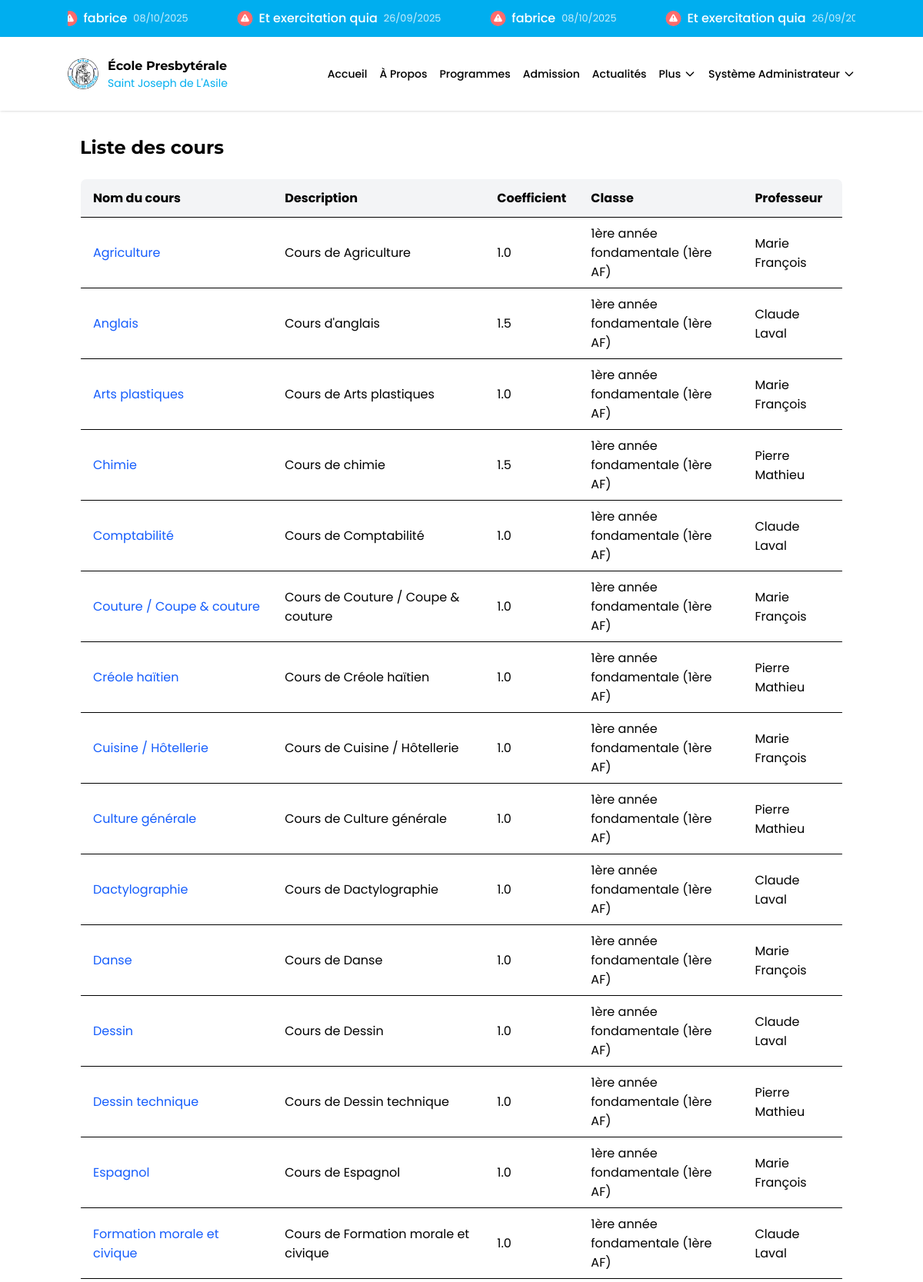
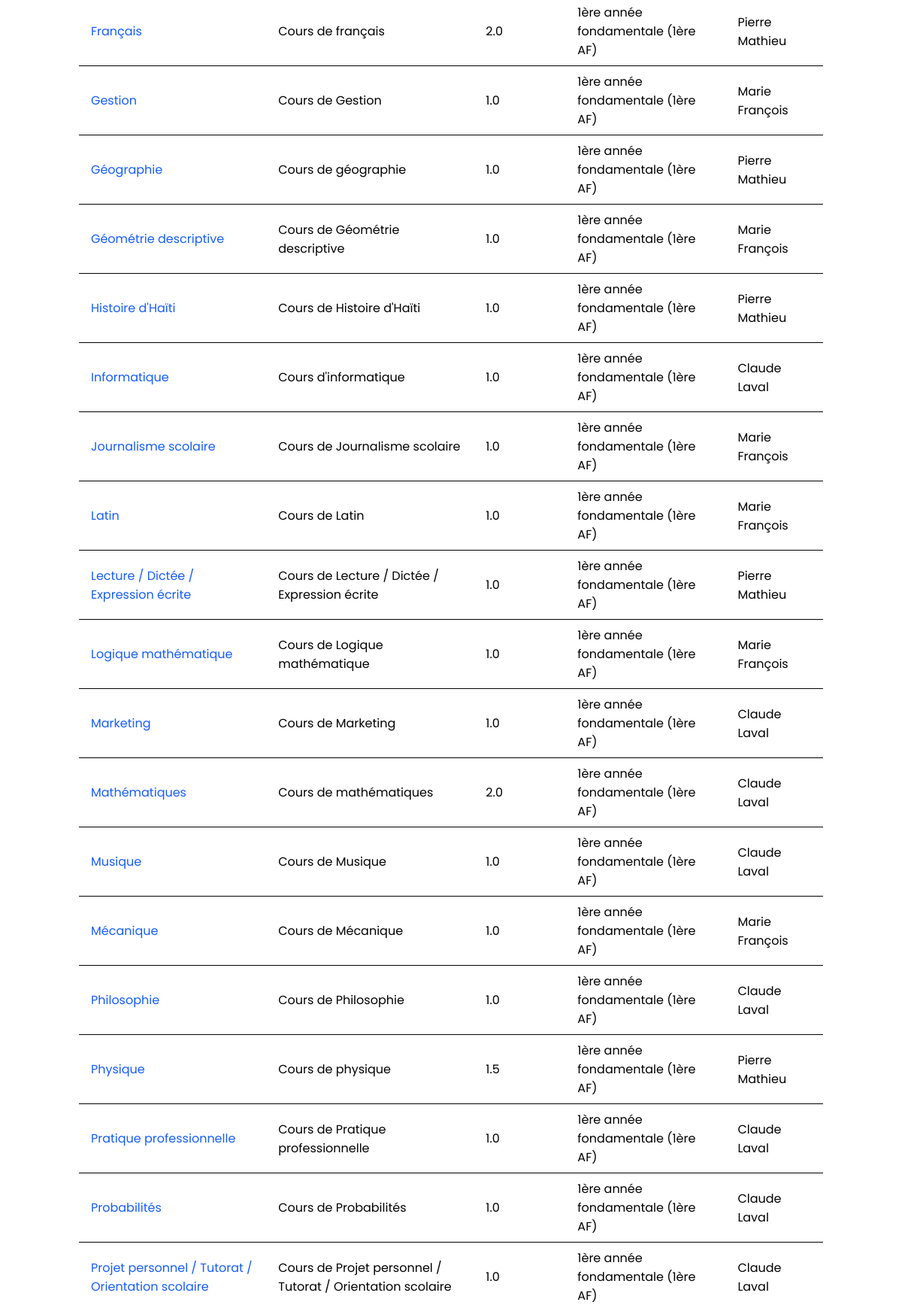
Page /cours/ (signed in, upper part) on the committed database (2 pictures, top to bottom).
### models.py (models this page shows, shortened)
class Annonce(db.Model):
    __tablename__ = 'annonces'
    id = db.Column(db.Integer, primary_key=True)
    titre = db.Column(db.String(100), nullable=False)
    contenu = db.Column(db.Text, nullable=False)
    date_creation = db.Column(db.DateTime, default=datetime.utcnow)
    date_expiration = db.Column(db.Date)
    public = db.Column(db.Boolean, default=True)
    important = db.Column(db.Boolean, default=False)

class Enseignement(db.Model):
    __tablename__ = 'enseignements'
    id = db.Column(db.Integer, primary_key=True)
    cours_id = db.Column(db.Integer, db.ForeignKey('cours.id'), nullable=False)
    classe_id = db.Column(db.Integer, db.ForeignKey('classes.id'), nullable=False)
    professeur_id = db.Column(db.Integer, db.ForeignKey('users.id'), nullable=False)
    annee_scolaire = db.Column(db.String(9), nullable=False)
    classe = db.relationship('Classe', backref=db.backref('enseignements', lazy=True))
    professeur = db.relationship('User', backref=db.backref('enseignements', lazy=True))

class Cours(db.Model):
    __tablename__ = 'cours'
    id = db.Column(db.Integer, primary_key=True)
    code = db.Column(db.String(10), unique=True, nullable=False)
    nom = db.Column(db.String(100), nullable=False)
    description = db.Column(db.Text)
    coefficient = db.Column(db.Float, default=1.0)
    enseignements = db.relationship('Enseignement', backref='cours', lazy=True)

class Classe(db.Model):
    __tablename__ = 'classes'
    id = db.Column(db.Integer, primary_key=True)
    nom = db.Column(db.String(50), nullable=False)
    niveau = db.Column(db.String(20), nullable=False)
    annee_scolaire = db.Column(db.String(9), nullable=False)
    capacite = db.Column(db.Integer, default=30)
    salle = db.Column(db.String(20))

### modules/cours.py (the view)
@cours_blueprint.route('/')
@login_required
def liste():
    from models import User
    enseignements = (
        db.session.query(Enseignement, Cours, Classe, User)
        .join(Cours, Enseignement.cours_id == Cours.id)
        .join(Classe, Enseignement.classe_id == Classe.id)
        .join(User, Enseignement.professeur_id == User.id)
        .order_by(Classe.niveau, Classe.nom, Cours.nom)
        .all()
    )
    cours_list = []
    for ens, cours, classe, prof in enseignements:
        professeur_nom = f"{prof.prenom} {prof.nom}".strip()
        cours_list.append({
            'id': cours.id,
            'nom': cours.nom,
            'description': cours.description,
            'coefficient': cours.coefficient,
            'classe_nom': classe.nom,
            'professeur_nom': professeur_nom
        })
    return render_template('cours/liste.html', cours=cours_list)

### app.py (called while the page is built)
@login_manager.user_loader
def load_user(user_id):
    return User.query.get(int(user_id))

### templates/cours/liste.html (shortened to what this page needs)
{% extends 'base.html' %}
{% block content %}
<div class="container mx-auto px-4 py-8">
    <h1 class="text-2xl font-bold mb-6">Liste des cours</h1>
    <div class="overflow-x-auto">
        <table class="min-w-full bg-white border border-gray-200 rounded-lg overflow-hidden">
            <thead>
                <tr class="bg-gray-100">
                    <th class="py-3 px-4 border-b text-left">Nom du cours</th>
                    <th class="py-3 px-4 border-b text-left">Description</th>
                    <th class="py-3 px-4 border-b text-left">Coefficient</th>
                    <th class="py-3 px-4 border-b text-left">Classe</th>
                    <th class="py-3 px-4 border-b text-left">Professeur</th>
                </tr>
            </thead>
            <tbody>
                {% for cours in cours %}
                <tr class="border-b hover:bg-gray-50">
                    <td class="py-2 px-4">
                        <a href="{{ url_for('cours.details', cours_id=cours.id) }}" class="text-blue-600 hover:underline">
                            {{ cours.nom }}
                        </a>
                    </td>
                    <td class="py-2 px-4">{{ cours.description or '-' }}</td>
                    <td class="py-2 px-4">{{ cours.coefficient }}</td>
                    <td class="py-2 px-4">{{ cours.classe_nom }}</td>
                    <td class="py-2 px-4">{{ cours.professeur_nom or '-' }}</td>
                </tr>
                {% else %}
                <tr>
                    <td colspan="5" class="py-4 px-4 text-center text-gray-500">Aucun cours trouvé.</td>
                </tr>
                {% endfor %}
            </tbody>
        </table>
    </div>
</div>
{% endblock %}

### templates/base.html (shortened to what this page needs)
<html lang="en">
   <head>
      <script src="https://cdn.jsdelivr.net/npm/@tailwindcss/browser@4"></script>
      <link href="https://unpkg.com/aos@2.3.1/dist/aos.css" rel="stylesheet">
   </head>
   <body>
      <div id="root">
         {% if annonces and annonces|length > 0 %}
         <div class="ticker-wrap w-full">
            <div class="ticker container mx-auto">
               <div class="ticker-track" id="ticker-track">
                  {% for annonce in annonces %}
                  <div class="ticker-item">
                     <a href="{{ url_for('communication.details_annonce', annonce_id=annonce.id) }}" class="ticker-link">
                        {% if annonce.important is defined and annonce.important %}
                        <span class="ticker-icon important">
                        </span>
                        {% else %}
                        <span class="ticker-icon">
                           <svg xmlns="http://www.w3.org/2000/svg" viewBox="0 0 20 20" fill="currentColor">
                              <path fill-rule="evenodd" d="M18 3a1 1 0 00-1.447-.894L8.763 6H5a3 3 0 000 6h.28l1.771 5.316A1 1 0 008 18h1a1 1 0 001-1v-4.382l6.553 3.276A1 1 0 0018 15V3z" clip-rule="evenodd" />
                           </svg>
                        </span>
                        {% endif %}
                        <span class="ticker-title">{{ annonce.titre }}</span>
                        <span class="ticker-date">{{ annonce.date_creation.strftime('%d/%m/%Y') }}</span>
                     </a>
                  </div>
                  {% endfor %}
               </div>
            </div>
         </div>
         {% endif %}
         <header class="sticky top-0 z-50 w-full bg-white/90 backdrop-blur-md shadow-sm">
            <div class="container mx-auto">
               <div class="flex h-24 items-center justify-between">
                     <div class="flex items-center">
                        <a href="#" class="flex items-center">
                           <img src="/static/assets/logo.jpg" alt="École Presbytérale Saint Joseph de L'Asile" class="h-10 w-10 rounded-full">
                           <div class="ml-3">
                              <h1 class="text-sm font-bold text-black md:text-base">École Presbytérale</h1>
                              <p class="text-xs text-[#00AEEF] md:text-sm">Saint Joseph de L'Asile</p>
                           </div>
                        </a>
                     </div>
                     <nav class="hidden lg:flex lg:items-center lg:space-x-4">
                       <a href="{{ url_for('accueil') }}" class="text-sm font-medium text-black hover:text-[#00AEEF]">Accueil</a>
                       <a href="{{ url_for('a_propos') }}" class="text-sm font-medium text-black hover:text-[#00AEEF]">À Propos</a>
                       <a href="{{ url_for('programmes') }}" class="text-sm font-medium text-black hover:text-[#00AEEF]">Programmes</a>
                       <a href="{{ url_for('admission') }}" class="text-sm font-medium text-black hover:text-[#00AEEF]">Admission</a>
                       <a href="{{ url_for('evenements') }}" class="text-sm font-medium text-black hover:text-[#00AEEF]">Actualités</a>
                       <div class="relative group">
                           <button class="flex items-center text-sm font-medium text-black hover:text-[#00AEEF]">
                               Plus
                               <svg xmlns="http://www.w3.org/2000/svg" class="h-4 w-4 ml-1" fill="none" viewBox="0 0 24 24" stroke="currentColor">
                                   <path stroke-linecap="round" stroke-linejoin="round" stroke-width="2" d="M19 9l-7 7-7-7" />
                               </svg>
                           </button>
                       </div>
                       {% if session.get('user_id') %}
                           <div class="relative group">
                               <button class="flex items-center text-sm font-medium text-black hover:text-[#00AEEF]">
                                   {{ session.get('user_name', 'Utilisateur') }}
                                   <svg xmlns="http://www.w3.org/2000/svg" class="h-4 w-4 ml-1" fill="none" viewBox="0 0 24 24" stroke="currentColor">
                                       <path stroke-linecap="round" stroke-linejoin="round" stroke-width="2" d="M19 9l-7 7-7-7" />
                                   </svg>
                               </button>
                           </div>
                       {% else %}
                           <a href="{{ url_for('auth.login') }}" class="text-sm font-medium text-black hover:text-[#00AEEF]">Connexion</a>
                       {% endif %}
                       </nav>
                  </div>
               </div>
            </header>
            {% block content %}
            {% endblock %}
      </div>
   </body>
</html>

### templates/base.html (style rules this page uses)
body { font-family: 'Poppins', sans-serif; }
h1, h2, h3, h4, h5, h6 { font-family: 'Montserrat', sans-serif; }
.ticker-wrap { position: relative; background: #00AEEF; color: white; padding: 8px 0; overflow: hidden; margin: 0; z-index: 40; }
.ticker { position: relative; width: 100%; overflow: hidden; padding: 0 8px; }
.ticker-track { display: flex; position: relative; white-space: nowrap; }
.ticker-item { flex-shrink: 0; padding: 0 20px; }
.ticker-link { display: inline-flex; align-items: center; padding: 4px 12px; border-radius: 4px; color: white; text-decoration: none; transition: all 0.2s ease; }
.ticker-icon { display: inline-flex; align-items: center; justify-content: center; width: 20px; height: 20px; margin-right: 8px; background: rgba(255, 255, 255, 0.2); border-radius: 50%; }
.ticker-icon svg { width: 14px; height: 14px; color: white; }
.ticker-icon.important { background: #ff6b6b; }
.ticker-icon.important svg { color: white; }
.ticker-title { font-weight: 500; margin-right: 8px; }
.ticker-date { font-size: 0.8rem; opacity: 0.8; }

### rows in the picture
Annonce: important True (drawn), titre "fabrice", date_creation "08/10/2025"
Annonce: important True (drawn), titre "Et exercitation quia", date_creation "26/09/2025"
Enseignement: nom "Agriculture", description "Cours de Agriculture", coefficient "1.0", classe_nom "1ère année fondamentale (1ère AF)", professeur_nom "Marie François"
Cours: nom "Anglais", description "Cours d'anglais", coefficient "1.5"
Classe: classe_nom "1ère année fondamentale (1ère AF)" "1ère année fondamentale (1ère AF)" "1ère année fondamentale (1ère AF)" "1ère année fondamentale (1ère AF)" "1ère année fondamentale (1ère AF)" "1ère année fondamentale (1ère AF)" "1ère année fondamentale (1ère AF)" "1ère année fondamentale (1ère AF)" "1ère année fondamentale (1ère AF)" "1ère année fondamentale (1ère AF)" "1ère année fondamentale (1ère AF)" "1ère année fondamentale (1ère AF)" "1ère année fondamentale (1ère AF)" "1ère année fondamentale (1ère AF)" "1ère année fondamentale (1ère AF)" "1ère année fondamentale (1ère AF)" "1ère année fondamentale (1ère AF)" "1ère année fondamentale (1ère AF)" "1ère année fondamentale (1ère AF)" "1ère année fondamentale (1ère AF)" "1ère année fondamentale (1ère AF)" "1ère année fondamentale (1ère AF)" "1ère année fondamentale (1ère AF)" "1ère année fondamentale (1ère AF)" "1ère année fondamentale (1ère AF)" "1ère année fondamentale (1ère AF)" "1ère année fondamentale (1ère AF)" "1ère année fondamentale (1ère AF)" "1ère année fondamentale (1ère AF)" "1ère année fondamentale (1ère AF)" "1ère année fondamentale (1ère AF)" "1ère année fondamentale (1ère AF)" "1ère année fondamentale (1ère AF)"
Cours: nom "Arts plastiques", description "Cours de Arts plastiques", coefficient "1.0"
Cours: nom "Chimie", description "Cours de chimie", coefficient "1.5"
Cours: nom "Comptabilité", description "Cours de Comptabilité", coefficient "1.0"
Cours: nom "Couture / Coupe & couture", description "Cours de Couture / Coupe & couture", coefficient "1.0"
Cours: nom "Créole haïtien", description "Cours de Créole haïtien", coefficient "1.0"
Cours: nom "Cuisine / Hôtellerie", description "Cours de Cuisine / Hôtellerie", coefficient "1.0"
Cours: nom "Culture générale", description "Cours de Culture générale", coefficient "1.0"
Cours: nom "Dactylographie", description "Cours de Dactylographie", coefficient "1.0"
Cours: nom "Danse", description "Cours de Danse", coefficient "1.0"
Cours: nom "Dessin", description "Cours de Dessin", coefficient "1.0"
Cours: nom "Dessin technique", description "Cours de Dessin technique", coefficient "1.0"
Cours: nom "Espagnol", description "Cours de Espagnol", coefficient "1.0"
Cours: nom "Formation morale et civique", description "Cours de Formation morale et civique", coefficient "1.0"
Cours: nom "Français", description "Cours de français", coefficient "2.0"
Cours: nom "Gestion", description "Cours de Gestion", coefficient "1.0"
Cours: nom "Géographie", description "Cours de géographie", coefficient "1.0"
Cours: nom "Géométrie descriptive", description "Cours de Géométrie descriptive", coefficient "1.0"
Cours: nom "Histoire d'Haïti", description "Cours de Histoire d'Haïti", coefficient "1.0"
Cours: nom "Informatique", description "Cours d'informatique", coefficient "1.0"
Cours: nom "Journalisme scolaire", description "Cours de Journalisme scolaire", coefficient "1.0"
Cours: nom "Latin", description "Cours de Latin", coefficient "1.0"
Cours: nom "Lecture / Dictée / Expression écrite", description "Cours de Lecture / Dictée / Expression écrite", coefficient "1.0"
Cours: nom "Logique mathématique", description "Cours de Logique mathématique", coefficient "1.0"
Cours: nom "Marketing", description "Cours de Marketing", coefficient "1.0"
Cours: nom "Mathématiques", description "Cours de mathématiques", coefficient "2.0"
Cours: nom "Musique", description "Cours de Musique", coefficient "1.0"
Cours: nom "Mécanique", description "Cours de Mécanique", coefficient "1.0"
Cours: nom "Philosophie", description "Cours de Philosophie", coefficient "1.0"
Cours: nom "Physique", description "Cours de physique", coefficient "1.5"
Cours: nom "Pratique professionnelle", description "Cours de Pratique professionnelle", coefficient "1.0"
Cours: nom "Probabilités", description "Cours de Probabilités", coefficient "1.0"
Cours: nom "Projet personnel / Tutorat / Orientation scolaire", description "Cours de Projet personnel / Tutorat / Orientation scolaire", coefficient "1.0"

### other values in the picture
{{ session.get('user_name', 'Utilisateur') }} "Système Administrateur"
{{ cours.professeur_nom or '-' }} "Claude Laval" "Marie François" "Pierre Mathieu" "Claude Laval" "Marie François" "Pierre Mathieu" "Marie François" "Pierre Mathieu" "Claude Laval" "Marie François" "Claude Laval" "Pierre Mathieu" "Marie François" "Claude Laval" "Pierre Mathieu" "Marie François" "Pierre Mathieu" "Marie François" "Pierre Mathieu" "Claude Laval" "Marie François" "Marie François" "Pierre Mathieu" "Marie François" "Claude Laval" "Claude Laval" "Claude Laval" "Marie François" "Claude Laval" "Pierre Mathieu" "Claude Laval" "Claude Laval" "Claude Laval"
